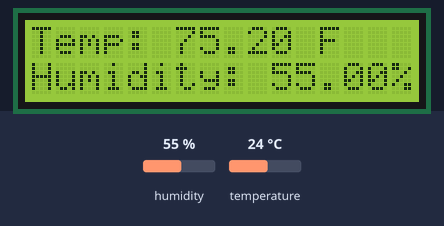
A sketch run on a simulated Arduino Leonardo, built with avr-gcc and run on an emulated ATmega32U4. Parts: 16×2 character LCD. The test bench sets the inputs (shaded band); at power-on: humidity 55 %, temperature 24 °C.

Above: at 1.2 s.
1.3 s: humidity set to 22 %
At 10.5 s:
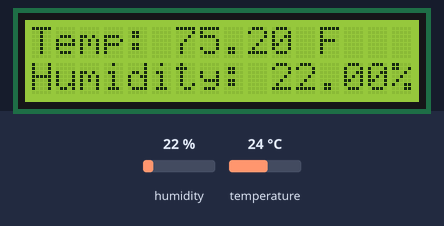
11.7 s: temperature set to 12 °C
At 21.3 s:
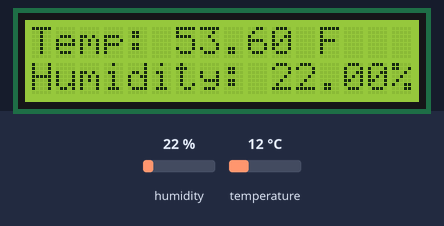
21.8 s: humidity set to 40 %
At 31.0 s:
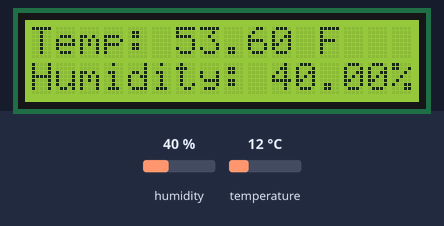
31.9 s: temperature set to 19 °C
At 41.8 s:
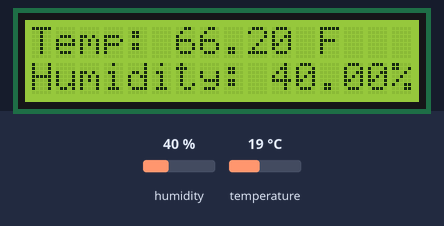
Timing chart, 0 to 43.0 s (numbered marks = the images above; inputs shaded):
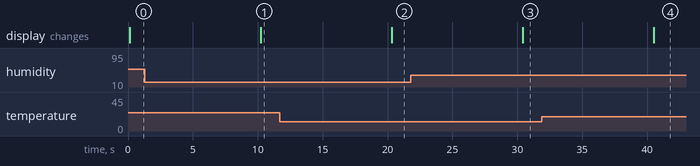

Measured:
- after the input at 1.3 s, the display: changes after 8.9 s (image 1)
- after the input at 11.7 s, the display: changes after 8.6 s (image 2)
- after the input at 21.8 s, the display: changes after 8.6 s (image 3)
- after the input at 31.9 s, the display: changes after 8.6 s (image 4)

The sketch:

temp_humid_lcd.ino
```cpp
/***************************************************
  This is an example for the SHT4x Humidity & Temp Sensor

  Designed specifically to work with the SHT4x sensor from Adafruit
  ----> https://www.adafruit.com/products/4885

  These sensors use I2C to communicate, 2 pins are required to
  interface
 ****************************************************/
#include <LiquidCrystal.h>

// initialize the library with the numbers of the interface pins
LiquidCrystal lcd(2, 3, 10, 11, 12, 13);

#include "Adafruit_SHT4x.h"

Adafruit_SHT4x sht4 = Adafruit_SHT4x();

void setup() {
//  Serial.begin(115200);
//
//  while (!Serial)
//    delay(10);     // will pause Zero, Leonardo, etc until serial console opens
//
  if (!sht4.begin()) {
    Serial.println("Couldn't find SHT4x");
    while (1) delay(1);
  }
//
//  Serial.println("Found SHT4x sensor");
//  Serial.print("Serial number 0x");
//  Serial.println(sht4.readSerial(), HEX);

  // set up the number of columns and rows on the LCD
  lcd.begin(16, 2);

  // You can have 3 different precisions, higher precision takes longer
  sht4.setPrecision(SHT4X_HIGH_PRECISION);
//  switch (sht4.getPrecision()) {
//     case SHT4X_HIGH_PRECISION:
//       Serial.println("High precision");
//       break;
//     case SHT4X_MED_PRECISION:
//       Serial.println("Med precision");
//       break;
//     case SHT4X_LOW_PRECISION:
//       Serial.println("Low precision");
//       break;
//  }

  // You can have 6 different heater settings
  // higher heat and longer times uses more power
  // and reads will take longer too!
  sht4.setHeater(SHT4X_NO_HEATER);
//  switch (sht4.getHeater()) {
//     case SHT4X_NO_HEATER:
//       Serial.println("No heater");
//       break;
//     case SHT4X_HIGH_HEATER_1S:
//       Serial.println("High heat for 1 second");
//       break;
//     case SHT4X_HIGH_HEATER_100MS:
//       Serial.println("High heat for 0.1 second");
//       break;
//     case SHT4X_MED_HEATER_1S:
//       Serial.println("Medium heat for 1 second");
//       break;
//     case SHT4X_MED_HEATER_100MS:
//       Serial.println("Medium heat for 0.1 second");
//       break;
//     case SHT4X_LOW_HEATER_1S:
//       Serial.println("Low heat for 1 second");
//       break;
//     case SHT4X_LOW_HEATER_100MS:
//       Serial.println("Low heat for 0.1 second");
//       break;
//  }

}


void loop() {
  sensors_event_t humidity, temp;

//  uint32_t timestamp = millis();
  sht4.getEvent(&humidity, &temp);// populate temp and humidity objects with fresh data
//  timestamp = millis() - timestamp;

  lcd.clear();

  const float tempFahrenheit = (temp.temperature * 1.8) + 32;

  lcd.print("Temp: "); lcd.print(tempFahrenheit); lcd.print(" F");

  // move the cursor to the second line
  lcd.setCursor(0, 1);

  lcd.print("Humidity: "); lcd.print(humidity.relative_humidity); lcd.println("% rH");

//  Serial.print("Temperature: "); Serial.print(temp.temperature); Serial.println(" degrees C");
//  Serial.print("Humidity: "); Serial.print(humidity.relative_humidity); Serial.println("% rH");

//  Serial.print("Read duration (ms): ");
//  Serial.println(timestamp);

  delay(10000);
}
```
